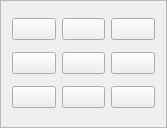
<?xml version="1.0" encoding="UTF-8"?>
<ui version="4.0">
 <class>FloatingMenuTools</class>
 <widget class="QFrame" name="FloatingMenuTools">
  <property name="windowModality">
   <enum>Qt::WindowModal</enum>
  </property>
  <property name="geometry">
   <rect>
    <x>0</x>
    <y>0</y>
    <width>167</width>
    <height>128</height>
   </rect>
  </property>
  <property name="windowTitle">
   <string>Tools</string>
  </property>
  <property name="windowIcon">
   <iconset resource="mainwindow.qrc">
    <normaloff>:/images/systray.png</normaloff>:/images/systray.png</iconset>
  </property>
  <property name="frameShape">
   <enum>QFrame::StyledPanel</enum>
  </property>
  <property name="frameShadow">
   <enum>QFrame::Raised</enum>
  </property>
  <layout class="QGridLayout" name="gridLayout">
   <item row="0" column="1">
    <widget class="QPushButton" name="pushButtonB">
     <property name="text">
      <string/>
     </property>
    </widget>
   </item>
   <item row="0" column="0">
    <widget class="QPushButton" name="pushButtonA">
     <property name="text">
      <string/>
     </property>
    </widget>
   </item>
   <item row="0" column="2">
    <widget class="QPushButton" name="pushButtonC">
     <property name="text">
      <string/>
     </property>
    </widget>
   </item>
   <item row="1" column="0">
    <widget class="QPushButton" name="pushButtonD">
     <property name="text">
      <string/>
     </property>
    </widget>
   </item>
   <item row="1" column="1">
    <widget class="QPushButton" name="pushButtonE">
     <property name="text">
      <string/>
     </property>
    </widget>
   </item>
   <item row="1" column="2">
    <widget class="QPushButton" name="pushButtonF">
     <property name="text">
      <string/>
     </property>
    </widget>
   </item>
   <item row="2" column="0">
    <widget class="QPushButton" name="pushButtonG">
     <property name="text">
      <string/>
     </property>
    </widget>
   </item>
   <item row="2" column="1">
    <widget class="QPushButton" name="pushButtonH">
     <property name="text">
      <string/>
     </property>
    </widget>
   </item>
   <item row="2" column="2">
    <widget class="QPushButton" name="pushButtonI">
     <property name="text">
      <string/>
     </property>
    </widget>
   </item>
  </layout>
 </widget>
 <resources>
  <include location="mainwindow.qrc"/>
 </resources>
 <connections/>
</ui>
